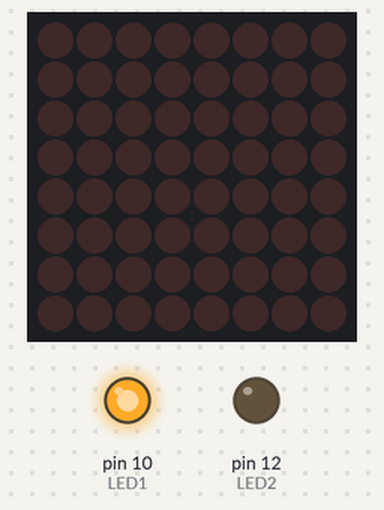
The program below on a simulated Raspberry Pi (header pin numbers). Shown: 8×8 LED matrix, output pins drawn as LEDs (lit = HIGH). What the program prints to the terminal is not drawn.

Above: at 0.1 s.
At 2.1 s:
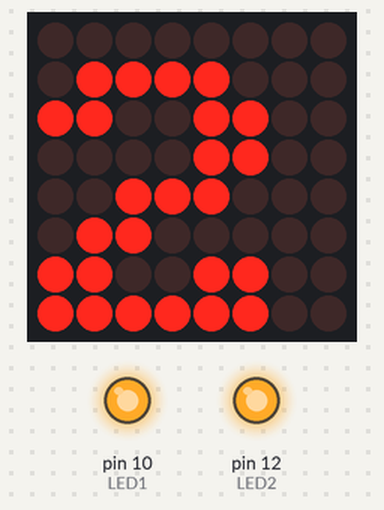
At 4.1 s:
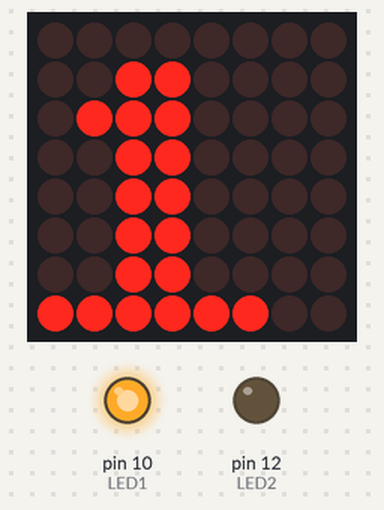
Timing chart, 0 to 129.6 s (numbered marks = the images above):
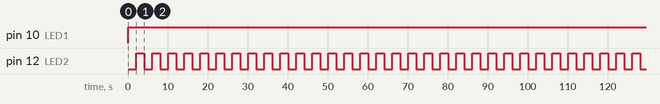

The program:

shortmatrix-1.py
```python
import RPi.GPIO as GPIO
import time
from time import sleep, strftime
from datetime import datetime

from luma.core.interface.serial import spi, noop
from luma.core.render import canvas
from luma.core.virtual import viewport
from luma.led_matrix.device import max7219
from luma.core.legacy import text, show_message
from luma.core.legacy.font import proportional, CP437_FONT, LCD_FONT

GPIO.setmode(GPIO.BOARD)
GPIO.setwarnings(False)

def main():
    LED1 = 10
    LED2 = 12
    GPIO.setup(LED1, GPIO.OUT, initial=GPIO.LOW)
    GPIO.setup(LED2, GPIO.OUT, initial=GPIO.LOW)

    serial = spi(port=0, device=0, gpio=noop())
    device = max7219(serial, width=8, height=8, block_orientation=0)
    print(device)
    device.contrast(100)
    virtual = viewport(device, width=8, height=8)

    #show_message(device, 'Raspberry Pi MAX7219', fill="white", font=proportional(LCD_FONT), scroll_delay=0.08)

    while True:
        GPIO.output(LED1, GPIO.HIGH)
        GPIO.output(LED2, GPIO.LOW)
        with canvas(virtual) as draw:
            text(draw, (0, 1), '2', fill="white", font=proportional(CP437_FONT))
            sleep(2)

        GPIO.output(LED1, GPIO.HIGH)
        GPIO.output(LED2, GPIO.HIGH)
        with canvas(virtual) as draw:
            text(draw, (0, 1), '1', fill="white", font=proportional(CP437_FONT))
            sleep(2)

'''
        for _ in range(1):
            for intensity in range(16):
                device.contrast(intensity*16)
                sleep(0.1)
'''

if __name__ == '__main__':
    main()
```

Measured:
- by itself, pin 10 (LED1): LOW → HIGH at 0.01 s
- by itself, pin 12 (LED2): alternates HIGH for 2.0 s and LOW for 2.0 s
- what the display in image 1 shows lasts 2.0 s, from 2.0 s to 4.0 s
